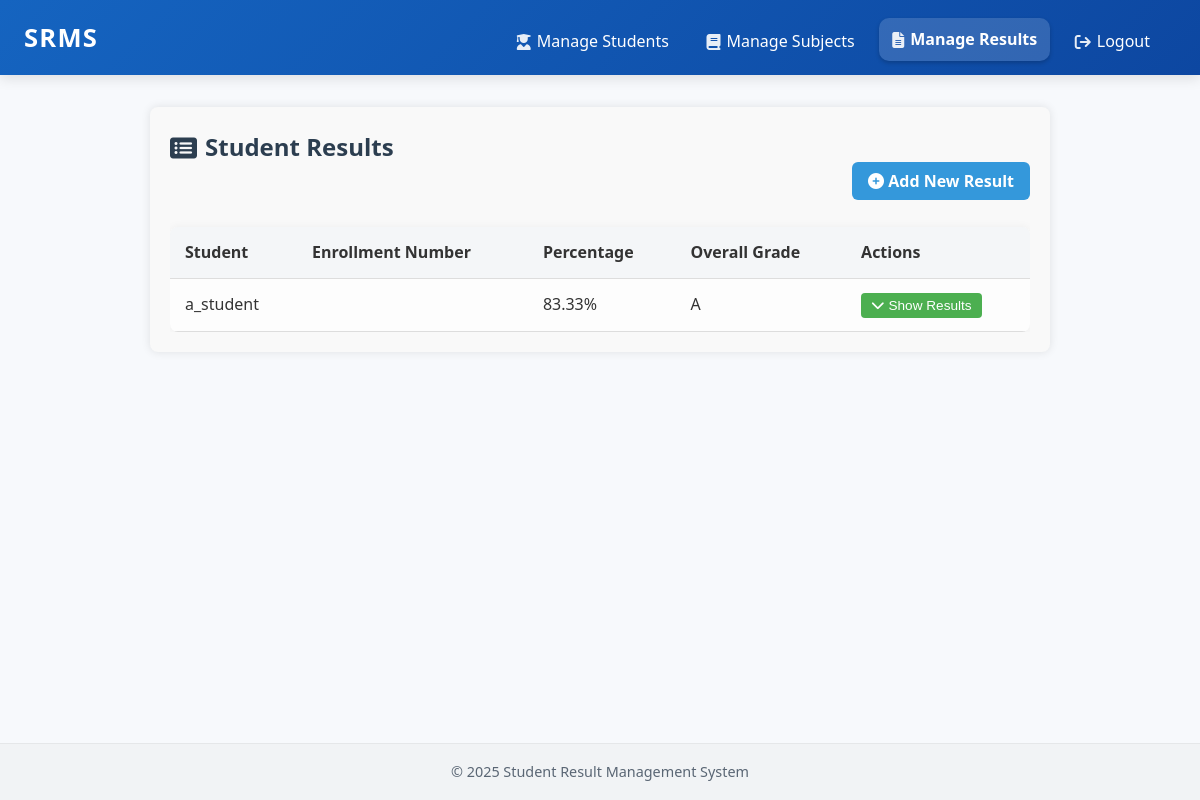
/results/ (signed in), run on an earlier commit of the app's database.
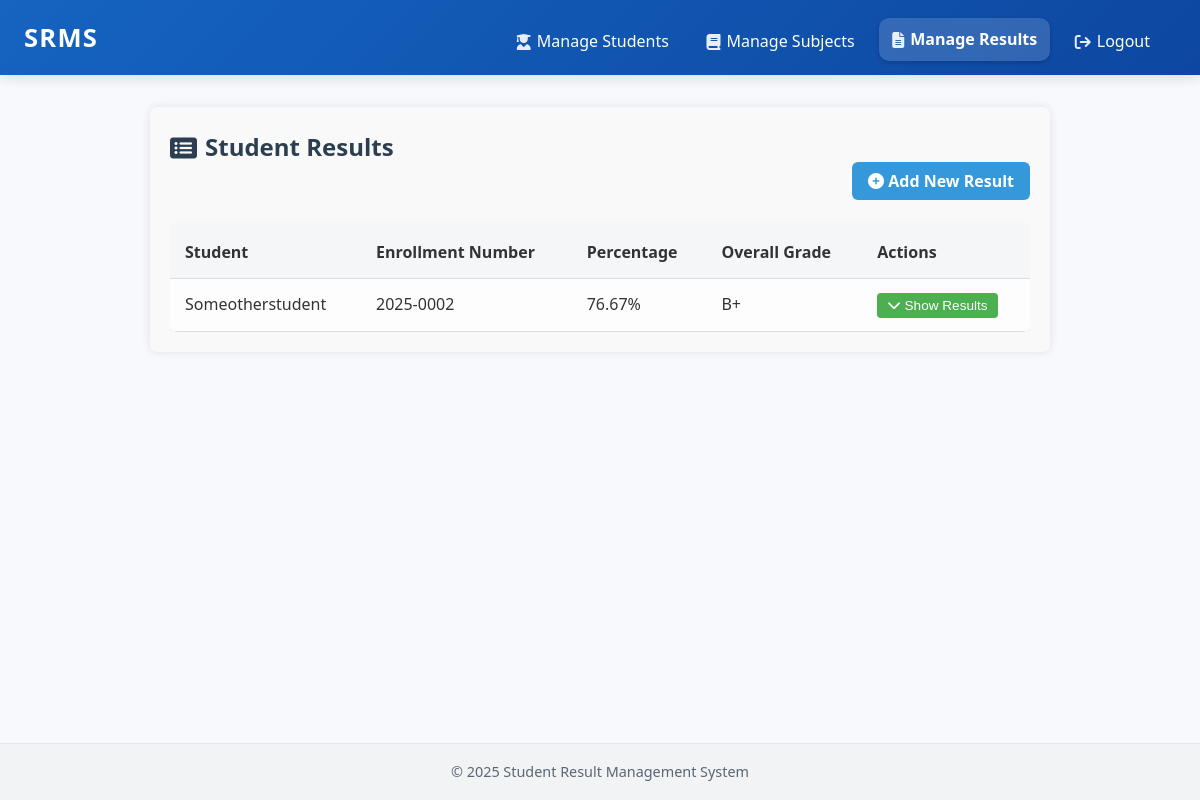
And on a later commit of the database.
### students/models.py (models this page shows, shortened)
class Student(models.Model):
    student_id = models.AutoField(primary_key=True)
    user = models.OneToOneField(User, on_delete=models.CASCADE)
    name = models.CharField(max_length=100)
    email = models.EmailField(unique=True)
    phone = models.CharField(max_length=15)
    address = models.TextField()
    profile_image = models.ImageField(upload_to='profile_images/', blank=True, null=True)
    enrollment_number = models.CharField(max_length=15, unique=True, blank=True)

### students/views.py (the view)
# urls.py: path('results/',views.result_list,name='result_list'),
@login_required
def result_list(request):
    students = Student.objects.filter(results__isnull=False).distinct()
    student_data = {}
    for student in students:
        results = Result.objects.filter(student=student)
        total_marks = sum(result.marks for result in results)
        num_subjects = len(results)
        max_possible = num_subjects * 100
        if num_subjects > 0:
            percentage = (total_marks / max_possible) * 100
        else:
            percentage = 0
        overall_grade = get_grade(percentage)
        remarks = get_remarks(overall_grade)
        for result in results:
            result.grade = get_grade(result.marks) # type: ignore
        student_data[student] = {
            'results': results,
            'total_marks': total_marks,
            'max_possible': max_possible,
            'percentage': percentage,
            'overall_grade': overall_grade,
            'remarks': remarks
        }
    return render(request, 'result_list.html', {'student_data': student_data})

### students/views.py (called while the page is built)
def get_grade(percentage):
    if percentage >= 90:
        return "A+"
    elif percentage >= 80:
        return "A"
    elif percentage >= 70:
        return "B+"
    elif percentage >= 60:
        return "B"
    elif percentage >= 50:
        return "C"
    elif percentage >= 40:
        return "D"
    else:
        return "F"

def get_remarks(grade):
    remarks = {
        "A+": "Outstanding performance! Keep up the excellent work.",
        "A": "Very good performance. Continue with your dedication.",
        "B+": "Good work! With a bit more effort, you can achieve even better results.",
        "B": "Satisfactory performance. Focus on improving weak areas.",
        "C": "Average performance. Need to put in more consistent effort.",
        "D": "Just passing. Significant improvement needed in all subjects.",
        "F": "Failed. Please consult with your instructors and work harder."
    }
    return remarks.get(grade, "")

### students/templates/result_list.html (shortened to what this page needs)
{% extends 'base.html' %}
{% block content %}
<div class="results-container">
  <h1 class="page-title"><i class="fas fa-list-alt"></i> Student Results</h1>
  {% if user.is_superuser %}
  <div class="actions">
    <a href="{% url 'add_result' %}" class="btn-primary">
      <i class="fas fa-plus-circle"></i> Add New Result
    </a>
  </div>
  {% endif %}
  <div class="table-wrapper">
    <table class="styled-table">
      <thead>
        <tr>
          <th>Student</th>
          <th>Enrollment Number</th>
          <th>Percentage</th>
          <th>Overall Grade</th>
          <th>Actions</th>
        </tr>
      </thead>
      <tbody>
        {% for student, data in student_data.items %}
        <tr class="student-row" data-student-id="{{ student.student_id }}">
          <td>{{ student.name }}</td>
          <td>{{ student.enrollment_number }}</td>
          <td>{{ data.percentage|floatformat:2 }}%</td>
          <td>{{ data.overall_grade }}</td>
          <td>
            <button class="toggle-results btn-small">
              <i class="fas fa-chevron-down"></i> Show Results
            </button>
          </td>
        </tr>
        {% empty %}
        <tr>
          <td colspan="5" class="no-data">
            No student results found.
          </td>
        </tr>
        {% endfor %}
      </tbody>
    </table>
  </div>
</div>
{% endblock %}

What changed in the data, as far as the page shows it:
removed Student: name "a_student", percentage "83.33", overall_grade "A"
added Student: name "Someotherstudent", enrollment_number "2025-0002", percentage "76.67", overall_grade "B+"
